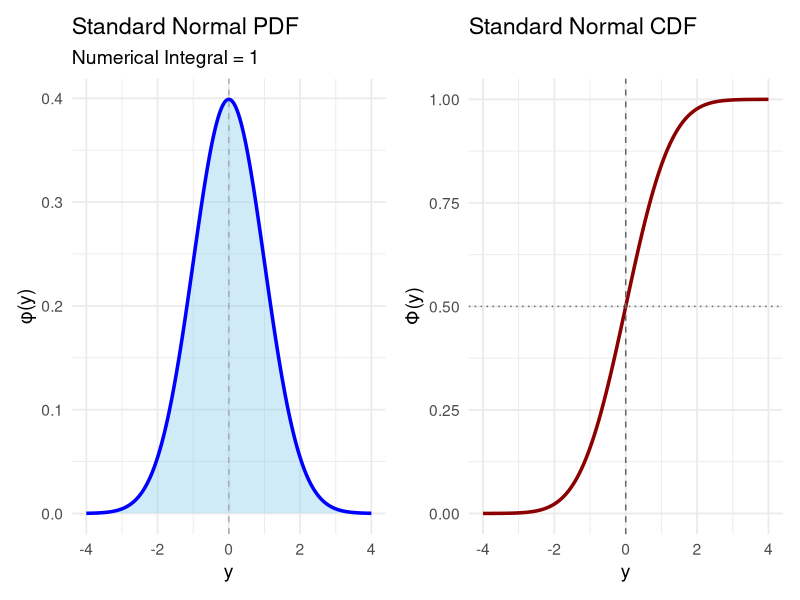

Write R code to recreate this figure.
## ---- chunk 1
# -----------------------------------------
# Numerical verification that ∫ φ(y) dy = 1
# and visualization of Normal PDF and CDF
# -----------------------------------------

# Load required packages
library(ggplot2)
library(pracma)   # for erf() function

# Define standard Normal PDF and CDF (using erf)
phi <- function(y) (1/sqrt(2*pi)) * exp(-y^2 / 2)
Phi <- function(y) 0.5 * (1 + erf(y / sqrt(2)))

# Numerically integrate φ(y) from -∞ to ∞
integral_value <- integrate(phi, -Inf, Inf)
cat("Numerical estimate of ∫ φ(y) dy =", integral_value$value, "\n")

# Create data for plotting
y <- seq(-4, 4, length.out = 500)
pdf_vals <- phi(y)
cdf_vals <- Phi(y)

# Plot PDF (Normal curve)
p1 <- ggplot(data.frame(y, pdf_vals), aes(x = y, y = pdf_vals)) +
  geom_area(fill = "skyblue", alpha = 0.4) +
  geom_line(color = "blue", linewidth = 1.2) +
  geom_vline(xintercept = 0, linetype = "dashed", color = "darkgray") +
  labs(
    title = "Standard Normal PDF",
    subtitle = paste("Numerical Integral =", round(integral_value$value, 6)),
    x = "y", y = "φ(y)"
  ) +
  theme_minimal(base_size = 14)

# Plot CDF (using erf)
p2 <- ggplot(data.frame(y, cdf_vals), aes(x = y, y = cdf_vals)) +
  geom_line(color = "darkred", linewidth = 1.2) +
  geom_hline(yintercept = 0.5, linetype = "dotted", color = "gray40") +
  geom_vline(xintercept = 0, linetype = "dashed", color = "gray40") +
  labs(
    title = "Standard Normal CDF",
    x = "y", y = "Φ(y)"
  ) +
  theme_minimal(base_size = 14)

# Display plots side by side
library(patchwork)
p1 + p2
